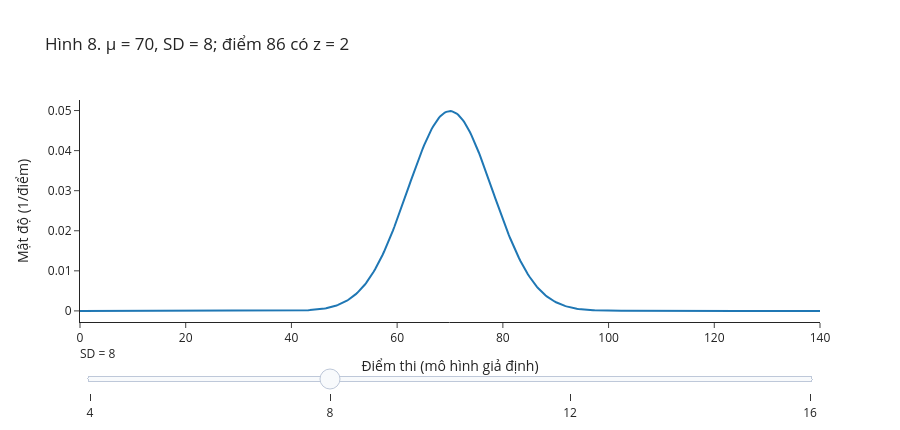

Notebook source saved alongside this figure:
### Markdown cell above
### Phân phối chuẩn, chuẩn hóa và Ví dụ 10

Với $\mu\in\mathbb R$, $\sigma>0$, ký hiệu $X\sim\mathcal N(\mu,\sigma^2)$ chỉ phân phối có pdf
$$f_X(x)=\frac1{\sigma\sqrt{2\pi}}\exp\left[-\frac{(x-\mu)^2}{2\sigma^2}\right],\quad x\in\mathbb R.$$
$E(X)=\mu$ là tâm đối xứng; $\operatorname{Var}(X)=\sigma^2$ quyết định độ phân tán. Đường cong có dạng chuông. Phân phối chuẩn tắc $\mathcal N(0,1)$ có cdf ký hiệu $\Phi$.

**Chuẩn hóa:** $Z=(X-\mu)/\sigma\sim\mathcal N(0,1)$ và $P(X\le x)=\Phi((x-\mu)/\sigma)$. Trừ trung bình xóa vị trí; chia SD đo khoảng cách bằng số độ lệch chuẩn. $Z$ không có đơn vị. Chỉ chuẩn hóa một biến bất kỳ không làm nó tự thành chuẩn.

**Ví dụ 10.** Giả sử điểm thi chuẩn, trung bình 70 và SD 8. Điểm 86 có $z=(86-70)/8=2$: cao hơn trung bình 2 SD. Đó không phải xác suất 2 hay “gấp đôi trung bình”.

Ở hình tương tác sau, thử đổi SD trong khi giữ trung bình 70. Đường cong rộng hơn thì thấp hơn để tổng diện tích vẫn là 1. Đường đứng ở 86 cho biết cùng điểm này có $z$ khác nhau khi SD đổi.

### Code cell
mu_diem = 70
diem_quan_sat = 86
ds_sd = [4,8,12,16]
luoi_diem = np.linspace(0,140,500)
fig_chuan = go.Figure()
for i,sd in enumerate(ds_sd):
    fig_chuan.add_trace(go.Scatter(x=luoi_diem,y=stats.norm.pdf(luoi_diem,loc=mu_diem,scale=sd),
        mode="lines",visible=(i==1),name=f"SD = {sd}",
        hovertemplate="Điểm %{x:.1f}<br>Mật độ %{y:.4f}<extra></extra>"))
fig_chuan.add_vline(x=diem_quan_sat,line_dash="dash",line_color="#C4512A")
steps=[]
for i,sd in enumerate(ds_sd):
    steps.append(dict(method="update",label=str(sd),args=[{"visible":[j==i for j in range(len(ds_sd))]},
        {"title":{"text":f"Hình 8. μ = 70, SD = {sd}; điểm 86 có z = {(86-70)/sd:.2f}"}}]))
fig_chuan.update_layout(title="Hình 8. μ = 70, SD = 8; điểm 86 có z = 2",
    xaxis_title="Điểm thi (mô hình giả định)",yaxis_title="Mật độ (1/điểm)",
    sliders=[dict(active=1,currentvalue={"prefix":"SD = "},steps=steps)],height=430)
fig_chuan.show()
print("Ví dụ 10: z =",(86-70)/8)

### Figure 1 — Plotly figure (JSON) as saved in the notebook; plotly's stock layout.template omitted (floating-point values rounded to 4 significant figures; data arrays with more than 128 entries replaced by an {"elided": "..."} marker saying what was removed)
{"data": [{"hovertemplate": "Điểm %{x:.1f}<br>Mật độ %{y:.4f}<extra></extra>", "mode": "lines", "name": "SD = 4", "type": "scatter", "visible": false, "x": {"elided": "500 float values"}, "y": {"elided": "500 float values"}}, {"hovertemplate": "Điểm %{x:.1f}<br>Mật độ %{y:.4f}<extra></extra>", "mode": "lines", "name": "SD = 8", "type": "scatter", "visible": true, "x": {"elided": "500 float values"}, "y": {"elided": "500 float values"}}, {"hovertemplate": "Điểm %{x:.1f}<br>Mật độ %{y:.4f}<extra></extra>", "mode": "lines", "name": "SD = 12", "type": "scatter", "visible": false, "x": {"elided": "500 float values"}, "y": {"elided": "500 float values"}}, {"hovertemplate": "Điểm %{x:.1f}<br>Mật độ %{y:.4f}<extra></extra>", "mode": "lines", "name": "SD = 16", "type": "scatter", "visible": false, "x": {"elided": "500 float values"}, "y": {"elided": "500 float values"}}], "layout": {"height": 430, "shapes": [{"line": {"color": "#C4512A", "dash": "dash"}, "type": "line", "x0": 86, "x1": 86, "xref": "x", "y0": 0, "y1": 1, "yref": "y domain"}], "sliders": [{"active": 1, "currentvalue": {"prefix": "SD = "}, "steps": [{"args": [{"visible": [true, false, false, false]}, {"title": {"text": "Hình 8. μ = 70, SD = 4; điểm 86 có z = 4.00"}}], "label": "4", "method": "update"}, {"args": [{"visible": [false, true, false, false]}, {"title": {"text": "Hình 8. μ = 70, SD = 8; điểm 86 có z = 2.00"}}], "label": "8", "method": "update"}, {"args": [{"visible": [false, false, true, false]}, {"title": {"text": "Hình 8. μ = 70, SD = 12; điểm 86 có z = 1.33"}}], "label": "12", "method": "update"}, {"args": [{"visible": [false, false, false, true]}, {"title": {"text": "Hình 8. μ = 70, SD = 16; điểm 86 có z = 1.00"}}], "label": "16", "method": "update"}]}], "title": {"text": "Hình 8. μ = 70, SD = 8; điểm 86 có z = 2"}, "xaxis": {"title": {"text": "Điểm thi (mô hình giả định)"}}, "yaxis": {"title": {"text": "Mật độ (1/điểm)"}}}}
